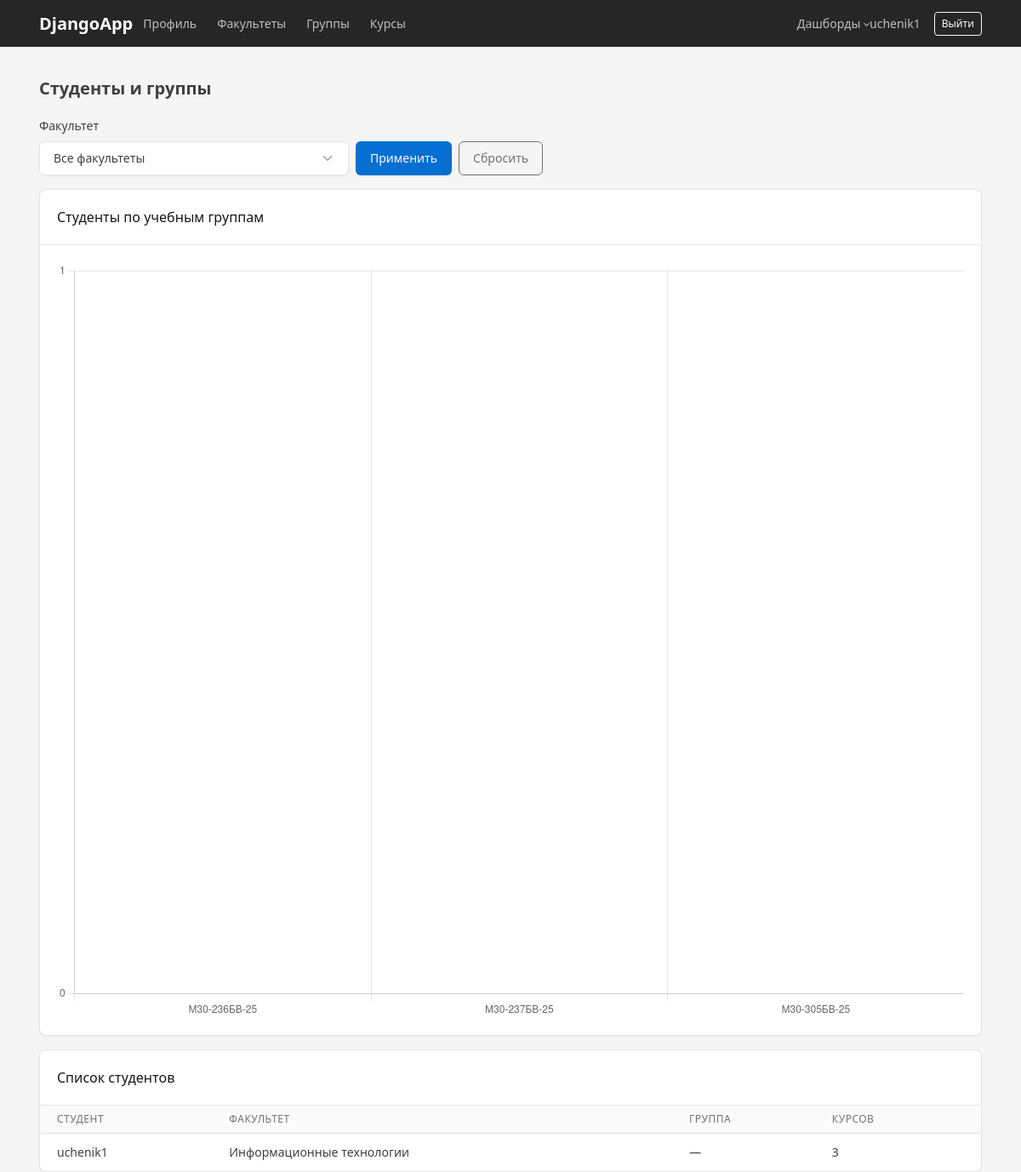
Page /dashboards/students/ (signed in) on the earlier database version.
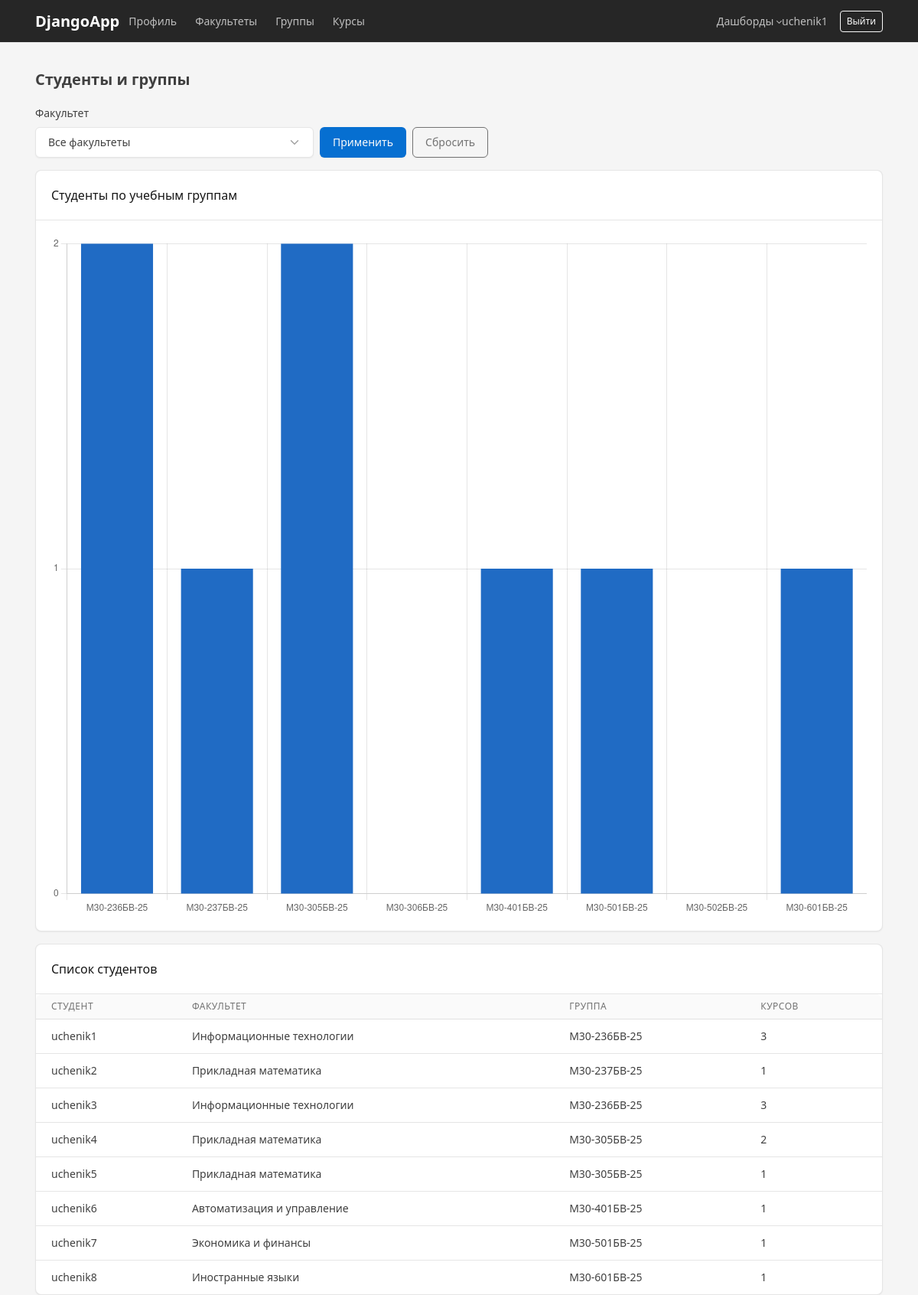
Same page on the later database version.
### accounts/models.py (models this page shows, shortened)
class StudentProfile(models.Model):
    user = models.OneToOneField(
        User,
        on_delete=models.CASCADE,
        related_name='student_profile'
    )
    department = models.ForeignKey(
        Department,
        on_delete=models.SET_NULL,
        null=True,
        blank=True,
        related_name='students'
    )
    academic_group = models.ForeignKey(
        AcademicGroup,
        on_delete=models.SET_NULL,
        null=True,
        blank=True,
        related_name='students'
    )
    courses = models.ManyToManyField(
        Course,
        blank=True,
        related_name='students'
    )

class Department(models.Model):
    name = models.CharField(max_length=200)

class AcademicGroup(models.Model):
    name = models.CharField(max_length=50)
    department = models.ForeignKey(
        Department,
        on_delete=models.CASCADE,
        related_name='groups'
    )

### accounts/dashboard_views.py (the view)
# urls.py: path('dashboards/students/', dv.dashboard_students, name='dashboard_students'),
@login_required
def dashboard_students(request):
    dept_id = request.GET.get('department')
    groups_qs = AcademicGroup.objects.select_related('department')
    students_qs = (
        StudentProfile.objects
        .select_related('user', 'department', 'academic_group')
        .annotate(courses_count=Count('courses'))
        .order_by('user__username')
    )
    if dept_id:
        groups_qs = groups_qs.filter(department_id=dept_id)
        students_qs = students_qs.filter(department_id=dept_id)
    groups_data = (
        groups_qs
        .annotate(students_count=Count('students'))
        .order_by('name')
    )
    bar_labels = [g.name for g in groups_data]
    bar_values = [g.students_count for g in groups_data]
    departments = Department.objects.all().order_by('name')
    context = {
        'bar_labels': bar_labels,
        'bar_values': bar_values,
        'students': students_qs,
        'departments': departments,
        'selected_department': dept_id,
    }
    return render(request, 'dashboards/students.html', context)

### templates/dashboards/students.html (shortened to what this page needs)
{% extends 'base.html' %}
{% block content %}
<div class="page-header d-print-none mb-3">
    <div class="row align-items-center">
        <div class="col">
            <h2 class="page-title">Студенты и группы</h2>
        </div>
    </div>
</div>
{% include "components/filter_form.html" with departments=departments selected_department=selected_department %}
<div class="row row-deck row-cards mb-3">
    <div class="col-md-12">
        {% include "components/chart_card.html" with title="Студенты по учебным группам" canvas_id="groupsChart" %}
    </div>
</div>
<div class="card">
    <div class="card-header">
        <h3 class="card-title">Список студентов</h3>
    </div>
    <div class="table-responsive">
        <table class="table table-vcenter card-table">
            <thead>
                <tr>
                    <th>Студент</th>
                    <th>Факультет</th>
                    <th>Группа</th>
                    <th>Курсов</th>
                </tr>
            </thead>
            <tbody>
                {% for s in students %}
                <tr>
                    <td>{{ s.user.username }}</td>
                    <td>{{ s.department.name|default:"—" }}</td>
                    <td>{{ s.academic_group.name|default:"—" }}</td>
                    <td>{{ s.courses_count }}</td>
                </tr>
                {% empty %}
                <tr><td colspan="4" class="text-center text-secondary">Нет данных</td></tr>
                {% endfor %}
            </tbody>
        </table>
    </div>
</div>
{% endblock %}
{% block scripts %}
<script>
    new Chart(document.getElementById('groupsChart'), {
        type: 'bar',
        data: {
            labels: {{ bar_labels|safe }},
            datasets: [{
                label: 'Студенты',
                data: {{ bar_values|safe }},
                backgroundColor: '#206bc4'
            }]
        },
        options: {
            responsive: true,
            plugins: { legend: { display: false } },
            scales: { y: { beginAtZero: true, ticks: { precision: 0 } } }
        }
    });
</script>
{% endblock %}

Differences in the rows shown:
changed StudentProfile "uchenik1": academic_group.name "—" → "М30-236БВ-25"
added StudentProfile: user.username "uchenik2", department.name "Прикладная математика", academic_group.name "М30-237БВ-25", courses_count "1"
added StudentProfile: user.username "uchenik3", department.name "Информационные технологии", academic_group.name "М30-236БВ-25", courses_count "3"
added StudentProfile: user.username "uchenik4", department.name "Прикладная математика", academic_group.name "М30-305БВ-25", courses_count "2"
added StudentProfile: user.username "uchenik5", department.name "Прикладная математика", academic_group.name "М30-305БВ-25", courses_count "1"
added StudentProfile: user.username "uchenik6", department.name "Автоматизация и управление", academic_group.name "М30-401БВ-25", courses_count "1"
added StudentProfile: user.username "uchenik7", department.name "Экономика и финансы", academic_group.name "М30-501БВ-25", courses_count "1"
added StudentProfile: user.username "uchenik8", department.name "Иностранные языки", academic_group.name "М30-601БВ-25", courses_count "1"
Other differences:
chart data {{ bar_labels|safe }}: ['М30-236БВ-25', 'М30-237БВ-25', 'М30-305БВ-25'] → ['М30-236БВ-25', 'М30-237БВ-25', 'М30-305БВ-25', 'М30-306БВ-25', 'М30-401БВ-25', 'М30-501БВ-25', 'М30-502БВ-25', 'М30-601БВ-25']
chart data {{ bar_values|safe }}: [0, 0, 0] → [2, 1, 2, 0, 1, 1, 0, 1]
